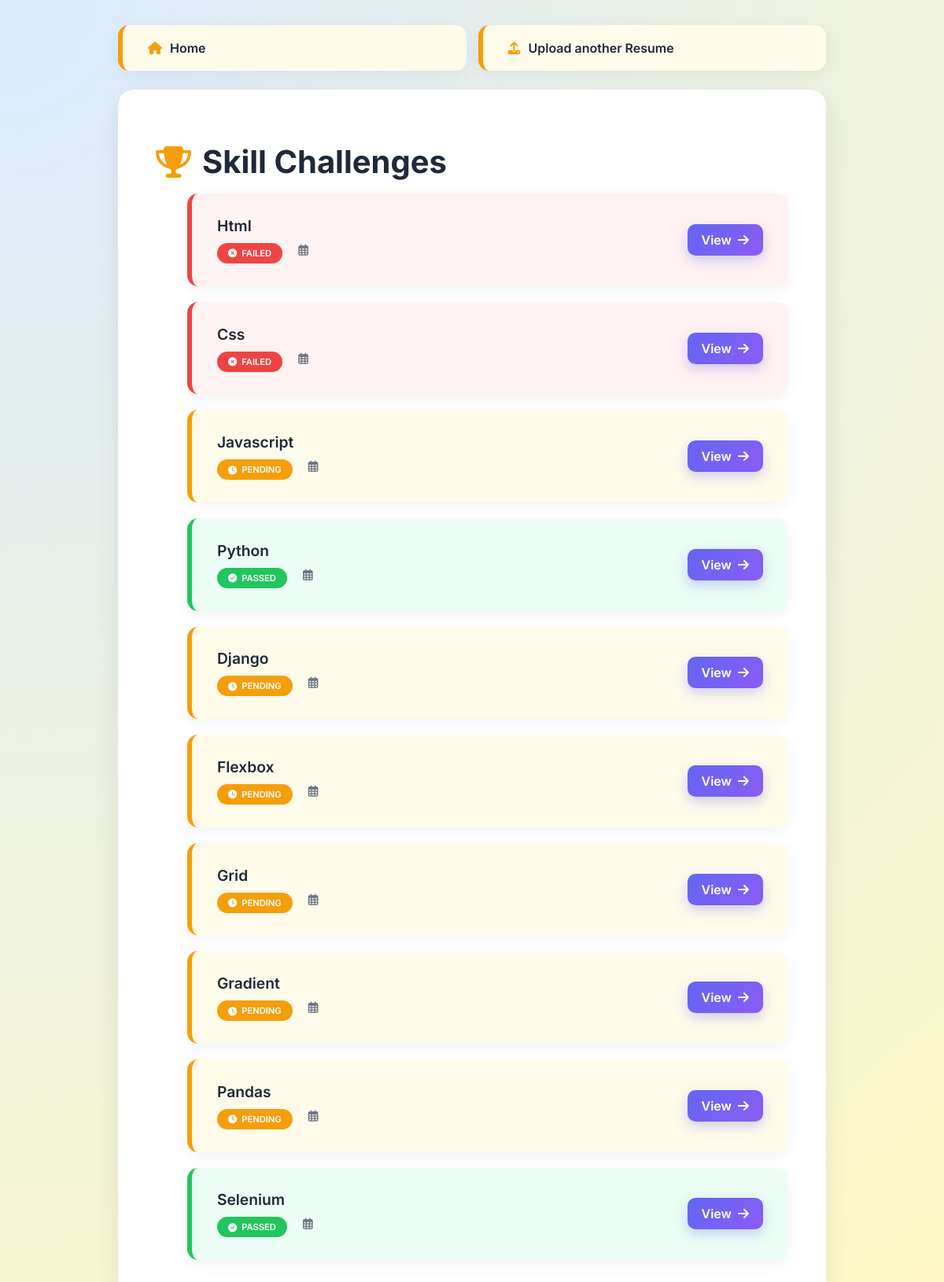
/challenges/ (signed in), run on the app's committed database.
### core/models.py (models this page shows, shortened)
class Challenge(models.Model):
    STATUS_CHOICES = [
        ('PENDING', 'Pending'),
        ('PASSED', 'Passed'),
        ('FAILED', 'Failed'),
    ]
    user = models.ForeignKey(User, on_delete=models.CASCADE)
    skill = models.ForeignKey(Skill, on_delete=models.CASCADE)
    description = models.TextField()
    reason = models.TextField(blank=True, null=True)
    mcq_questions = models.JSONField(default=list)  # Contains all MCQ data including answers
    status = models.CharField(max_length=50, choices=STATUS_CHOICES, default="PENDING")

class Skill(models.Model):
    name = models.CharField(max_length=100, unique=True)

### core/views.py (the view)
# urls.py: path('challenges/', views.challenge_list, name='challenge_list'),
@login_required
def challenge_list(request):
    challenges = Challenge.objects.filter(user=request.user)
    return render(request, 'core/challenges_list.html', {'challenges': challenges})

### core/templates/core/challenges_list.html (shortened to what this page needs)
<!DOCTYPE html>
<html lang="en">
<head>
  <link rel="stylesheet" href="https://cdnjs.cloudflare.com/ajax/libs/font-awesome/6.4.0/css/all.min.css" />
  <link rel="stylesheet" href="https://cdnjs.cloudflare.com/ajax/libs/animate.css/4.1.1/animate.min.css"/>
</head>
<body>
  <div class="action-buttons">
    <a href="{% url 'index' %}" class="action-btn">
      <i class="fas fa-home"></i> Home
    </a>
    <a href="{% url 'upload_resume' %}" class="action-btn">
      <i class="fas fa-upload"></i> Upload another Resume
    </a>
  </div>
  <div class="container">
    <h1><i class="fas fa-trophy"></i> Skill Challenges</h1>
    {% if challenges %}
    <ul class="challenge-list">
      {% for challenge in challenges %}
      <li
        class="challenge-item {% if challenge.status == 'PASSED' %}passed{% elif challenge.status == 'FAILED' %}failed{% else %}pending{% endif %}"
      >
        <div class="challenge-info">
          <div class="skill-name">{{ challenge.skill.name }}</div>
          <div class="meta-info">
            <span class="status {% if challenge.status == 'PASSED' %}passed{% elif challenge.status == 'FAILED' %}failed{% else %}pending{% endif %}">
              <i class="fas {% if challenge.status == 'PASSED' %}fa-check-circle{% elif challenge.status == 'FAILED' %}fa-times-circle{% else %}fa-clock{% endif %}"></i>
              {{ challenge.status }}
            </span>
            <span><i class="far fa-calendar-alt"></i> {{ challenge.created_at|date:"M d, Y" }}</span>
          </div>
        </div>
        <a href="{% url 'challenge_detail' challenge.id %}" class="view-btn">
          View <i class="fas fa-arrow-right"></i>
        </a>
      </li>
      {% endfor %}
    </ul>
    {% endif %}
  </div>
</body>
</html>

### core/templates/core/challenges_list.html (style rules this page uses)
:root { --passed: #22c55e; --failed: #ef4444; --pending: #f59e0b; --text-dark: #1f2937; --text-light: #6b7280; --bg: #f9fafb; --card-bg: #fff; --primary-gradient: linear-gradient(135deg, #6366f1, #8b5cf6); --primary-hover: linear-gradient(135deg, #4f46e5, #7c3aed); --success-gradient: linear-gradient(135deg, #10b981, #22c55e); --success-hover: linear-gradient(135deg, #059669, #16a34a); }
* { box-sizing: border-box; }
body { margin: 0; padding: 0; background: radial-gradient(circle at top left, #dbeafe, #fef9c3); font-family: 'Inter', sans-serif; color: var(--text-dark); min-height: 100vh; display: flex; flex-direction: column; justify-content: flex-start; align-items: center; padding: 2rem 1rem; }
.action-buttons { max-width: 900px; width: 100%; margin-bottom: 1.5rem; display: flex; gap: 15px; }
.action-btn { background: #fffbeb; border-left: 6px solid var(--pending); color: var(--text-dark); padding: 1.2rem 2rem; border-radius: 14px; font-weight: 600; text-decoration: none; display: flex; align-items: center; gap: 10px; box-shadow: 0 6px 20px rgba(0,0,0,0.05); transition: all 0.3s ease; flex: 1; font-size: 1rem; }
.action-btn i { color: var(--pending); }
.container { background: var(--card-bg); max-width: 900px; width: 100%; padding: 2.5rem 3rem; border-radius: 20px; box-shadow: 0 12px 30px rgba(0,0,0,0.08); animation: fadeInUp 1s ease both; position: relative; }
h1 { font-size: 2.5rem; font-weight: 700; margin-bottom: 1rem; display: flex; align-items: center; gap: 14px; }
h1 i { color: var(--pending); animation: bounce 1.5s infinite; }
.challenge-list { display: flex; flex-direction: column; gap: 20px; }
.challenge-item { background: #fff; border-left: 6px solid transparent; padding: 1.8rem 2rem; border-radius: 14px; display: flex; justify-content: space-between; align-items: center; box-shadow: 0 6px 20px rgba(0,0,0,0.05); transform: translateY(20px); opacity: 0; animation: slideFade 0.7s ease forwards; }
.challenge-item:nth-child(1) { animation-delay: 0.1s; }
.challenge-item:nth-child(2) { animation-delay: 0.2s; }
.challenge-item:nth-child(3) { animation-delay: 0.3s; }
.challenge-item:nth-child(4) { animation-delay: 0.4s; }
.challenge-item.passed { border-left-color: var(--passed); background: #ecfdf5; }
.challenge-item.failed { border-left-color: var(--failed); background: #fef2f2; }
.challenge-item.pending { border-left-color: var(--pending); background: #fffbeb; }
.challenge-info { display: flex; flex-direction: column; gap: 10px; }
.skill-name { font-size: 1.2rem; font-weight: 600; }
.meta-info { display: flex; gap: 20px; font-size: 0.9rem; color: var(--text-light); }
.status { display: inline-flex; align-items: center; gap: 6px; font-weight: 600; padding: 6px 14px; border-radius: 999px; text-transform: uppercase; font-size: 0.7rem; transition: transform 0.3s ease; }
.status.passed { background: var(--passed); color: #fff; }
.status.failed { background: var(--failed); color: #fff; }
.status.pending { background: var(--pending); color: #fff; }
.view-btn { background: var(--primary-gradient); color: #fff; padding: 10px 18px; border: none; border-radius: 10px; font-weight: 600; text-decoration: none; display: flex; align-items: center; gap: 8px; box-shadow: 0 6px 16px rgba(99, 102, 241, 0.3); transition: all 0.3s ease; }

### data on the page
Challenge: skill.name "Html", status "FAILED"
Challenge: skill.name "Css", status "FAILED"
Challenge: skill.name "Javascript", status "PENDING"
Challenge: skill.name "Python", status "PASSED"
Challenge: skill.name "Django", status "PENDING"
Challenge: skill.name "Flexbox", status "PENDING"
Challenge: skill.name "Grid", status "PENDING"
Challenge: skill.name "Gradient", status "PENDING"
Challenge: skill.name "Pandas", status "PENDING"
Challenge: skill.name "Selenium", status "PASSED"
